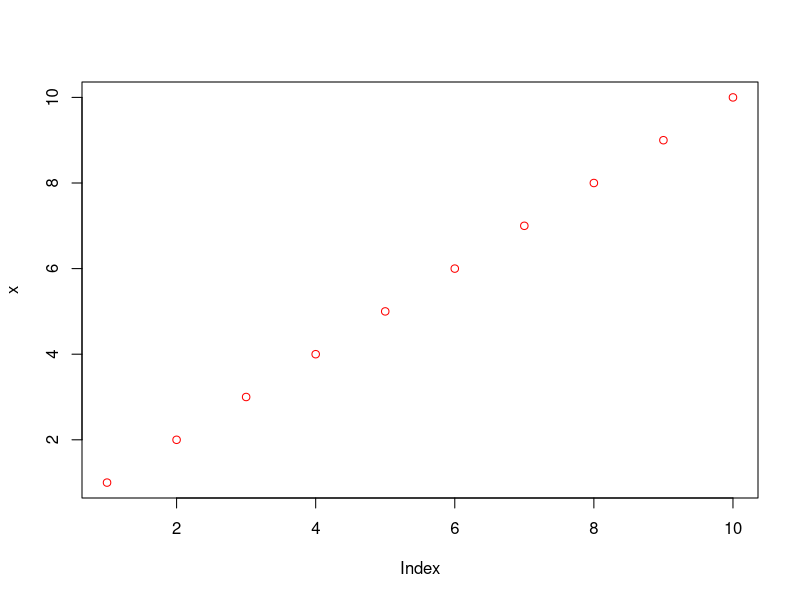

This chart was generated by the following R code:
## ---- chunk 1
plot_red = function(x, col = "red") {
  plot(x = x, col = col)
}
plot_red(1:10)
## ---- chunk 2
x = 1:10

y = x + sin(x)
data = data.frame(x,y)
model = lm(y ~ x, data = data)
pred = model$coefficients[1] + model$coefficients[2] * 20
pred
## ---- chunk 3
datadir = "letters_for_stat128_final"
dir.create(datadir)
lapply(sample(letters, 10), function(l){
           d = data.frame(letter = l, number = 1:3)
           fname = file.path(datadir, paste0(l, ".csv"))
           write.csv(d, fname, row.names = FALSE)
})
## ---- chunk 4
getwd()
file_names = list.files("letters_for_stat128_final", full.names = TRUE)
letters = lapply(file_names, read.csv)
d = do.call(rbind,letters)
d
# Cleaning up, leave this as the last line
unlink("letters_for_stat128_final", recursive = TRUE)
## ---- chunk 5
s = c("My number is 593-461-0728"
      , "My address is 123 Fake Street, and my phone number is 578-163-4290, thanks."
      , "Either call 269-501-3748 or email foo@bar.com.")
re = regexec("[0-9][0-9][0-9]-[0-9][0-9][0-9]-[0-9][0-9][0-9][0-9]",s)
result = regmatches(s,re)
result


goal = c("593-461-0728", "578-163-4290", "269-501-3748")
## ---- chunk 6
s = "This is it?"

class(s) = c("final", class(s))

print.final = function(s,...) {
  cat("We're done!")
}
print(s)

